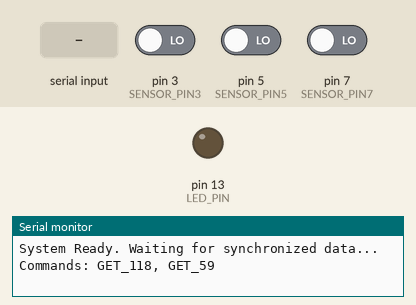
A sketch run on a simulated Arduino Uno, built with avr-gcc and run on an emulated ATmega328P. Parts: output pins drawn as LEDs (lit = HIGH), the last lines printed to the serial monitor. The inputs (shaded band) are chosen by the test bench; at power-on: pin 3 (SENSOR_PIN3) LOW, pin 5 (SENSOR_PIN5) LOW, pin 7 (SENSOR_PIN7) LOW.

Above: at 0.1 s.
1.3 s: pin 3 (SENSOR_PIN3) driven HIGH
At 2.24 s:
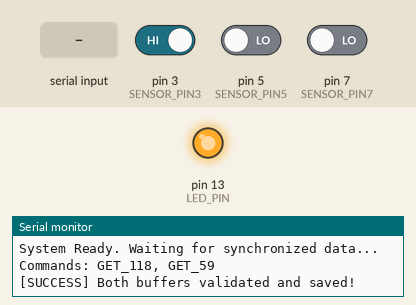
4.3 s: "GET_118\n" received over Serial
Timing chart, 0 to 13.3 s (numbered marks = the images above; inputs shaded):
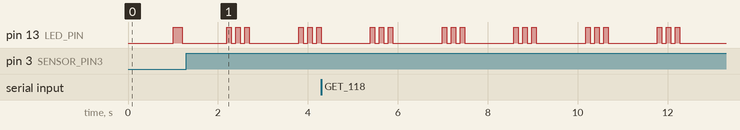

The sketch:

collect_inspect.ino
```cpp
const float TARGET_FREQ_118 = 118.0;
const unsigned long INTERVAL_US_118 = 1000000UL / (unsigned long)TARGET_FREQ_118;

const float TARGET_FREQ_59 = 59.0;
const unsigned long INTERVAL_US_59 = 1000000UL / (unsigned long)TARGET_FREQ_59;

const int SENSOR_PIN3 = 3;
const int SENSOR_PIN5 = 5;
const int SENSOR_PIN7 = 7;
const int LED_PIN = 13;

// --- Рабочие буферы (для сбора данных прямо сейчас) ---
const int BUFFER_SIZE_118 = 118;
char workBuffer3_118[BUFFER_SIZE_118];
char workBuffer5_118[BUFFER_SIZE_118];
char workBuffer7_118[BUFFER_SIZE_118];

const int BUFFER_SIZE_59 = 59;
char workBuffer3_59[BUFFER_SIZE_59];
char workBuffer5_59[BUFFER_SIZE_59];
char workBuffer7_59[BUFFER_SIZE_59];

// --- СОХРАНЕННЫЕ БУФЕРЫ (ОДНА КОПИЯ НА КАЖДУЮ ЧАСТОТУ) ---
char savedBuffer_118[BUFFER_SIZE_118];
char savedBuffer_59[BUFFER_SIZE_59];

// Флаг готовности данных (становится true ТОЛЬКО если оба буфера валидны и равны друг другу)
bool dataReady = false;

unsigned long previousMicros_118 = 0;
unsigned long previousMicros_59 = 0;

int bufferIndex_118 = 0;
int bufferIndex_59 = 0;

void setup() {
  pinMode(SENSOR_PIN3, INPUT);
  pinMode(SENSOR_PIN5, INPUT);
  pinMode(SENSOR_PIN7, INPUT);
  pinMode(LED_PIN, OUTPUT);
  digitalWrite(LED_PIN, LOW);

  Serial.begin(115200);
  while (!Serial);
  Serial.println("System Ready. Waiting for synchronized data...");
  Serial.println("Commands: GET_118, GET_59");
}
  bool is118Full = false;
  bool is59Full = false;
void loop() {
  unsigned long currentMicros = micros();


  // === СБОР 118 Гц ===
  if (currentMicros - previousMicros_118 >= INTERVAL_US_118) {
    previousMicros_118 = currentMicros;
    workBuffer3_118[bufferIndex_118] = digitalRead(SENSOR_PIN3) ? '1' : '0';
    workBuffer5_118[bufferIndex_118] = digitalRead(SENSOR_PIN5) ? '1' : '0';
    workBuffer7_118[bufferIndex_118] = digitalRead(SENSOR_PIN7) ? '1' : '0';
    bufferIndex_118++;

    if (bufferIndex_118 >= BUFFER_SIZE_118) {
      is118Full = true;
      bufferIndex_118 = 0; // Сброс для следующего цикла
    }
  }

  // === СБОР 59 Гц ===
  if (currentMicros - previousMicros_59 >= INTERVAL_US_59) {
    previousMicros_59 = currentMicros;
    workBuffer3_59[bufferIndex_59] = digitalRead(SENSOR_PIN3) ? '1' : '0';
    workBuffer5_59[bufferIndex_59] = digitalRead(SENSOR_PIN5) ? '1' : '0';
    workBuffer7_59[bufferIndex_59] = digitalRead(SENSOR_PIN7) ? '1' : '0';
    bufferIndex_59++;

    if (bufferIndex_59 >= BUFFER_SIZE_59) {
      is59Full = true;
      bufferIndex_59 = 0; // Сброс для следующего цикла
    }
  }

  // === ГЛАВНАЯ ЛОГИКА ПРОВЕРКИ (Только если ОБА буфера заполнились в этом проходе) ===
  if (is118Full && is59Full) {
    processBothBuffers();
  }

  handleSerialCommands();
}

// Функция проверки всех условий
void processBothBuffers() {
  // 1. Проверка внутри 118 Гц (все 3 датчика равны)
  bool match118 = true;
  for (int i = 0; i < BUFFER_SIZE_118; i++) {
    if (workBuffer3_118[i] != workBuffer5_118[i] || workBuffer3_118[i] != workBuffer7_118[i]) {
      match118 = false;
      break;
    }
  }

  // 2. Проверка внутри 59 Гц (все 3 датчика равны)
  bool match59 = true;
  for (int i = 0; i < BUFFER_SIZE_59; i++) {
    if (workBuffer3_59[i] != workBuffer5_59[i] || workBuffer3_59[i] != workBuffer7_59[i]) {
      match59 = false;
      break;
    }
  }


  // === ИТОГОВОЕ РЕШЕНИЕ ===
  if (match118 && match59) {
    // ВСЁ СОВПАЛО! Копируем в хранилище.
    memcpy(savedBuffer_118, workBuffer3_118, BUFFER_SIZE_118);
    memcpy(savedBuffer_59, workBuffer3_59, BUFFER_SIZE_59);

    dataReady = true; // Флаг успеха

    digitalWrite(LED_PIN, HIGH);
    delay(200);
    digitalWrite(LED_PIN, LOW);

    Serial.println("[SUCCESS] Both buffers validated and saved!");
  } else {
    // ЧТО-ТО НЕ СОВПАЛО. Данные отбрасываем.
    dataReady = false; // Флаг неудачи (на случай если был true ранее)

    // Мигание ошибкой
    for (int i = 0; i < 3; i++) {
      digitalWrite(LED_PIN, HIGH); delay(100); digitalWrite(LED_PIN, LOW); delay(100);
    }

    Serial.print("[FAIL] Data discarded. Reasons: ");
    if (!match118) Serial.print("118Hz mismatch | ");
    if (!match59) Serial.print("59Hz mismatch | ");
    Serial.println();
  }

   is118Full = false;
   is59Full = false;
}

void handleSerialCommands() {
  static String inputString = "";

  if (Serial.available()) {
    char inChar = (char)Serial.read();

    if (inChar == '\n' || inChar == '\r') {
      inputString.trim();

      if (!dataReady) {
        Serial.println("NO_DATA: No valid synchronized data available yet.");
      } else {
        if (inputString == "GET_118") {
          Serial.print("DATA_118: ");
          Serial.write(savedBuffer_118, BUFFER_SIZE_118);
          Serial.println();
        }
        else if (inputString == "GET_59") {
          Serial.print("DATA_59: ");
          Serial.write(savedBuffer_59, BUFFER_SIZE_59);
          Serial.println();
        }
        else {
          Serial.println("Unknown command. Use: GET_118 or GET_59");
        }
      }
      inputString = "";
    }
    else {
      inputString += inChar;
    }
  }
}
```

Measured:
- by itself, pin 13 (LED_PIN): repeats every 1.6 s: 2 × (LOW 0.10 s, HIGH 0.10 s), LOW 1.1 s, HIGH 0.10 s
